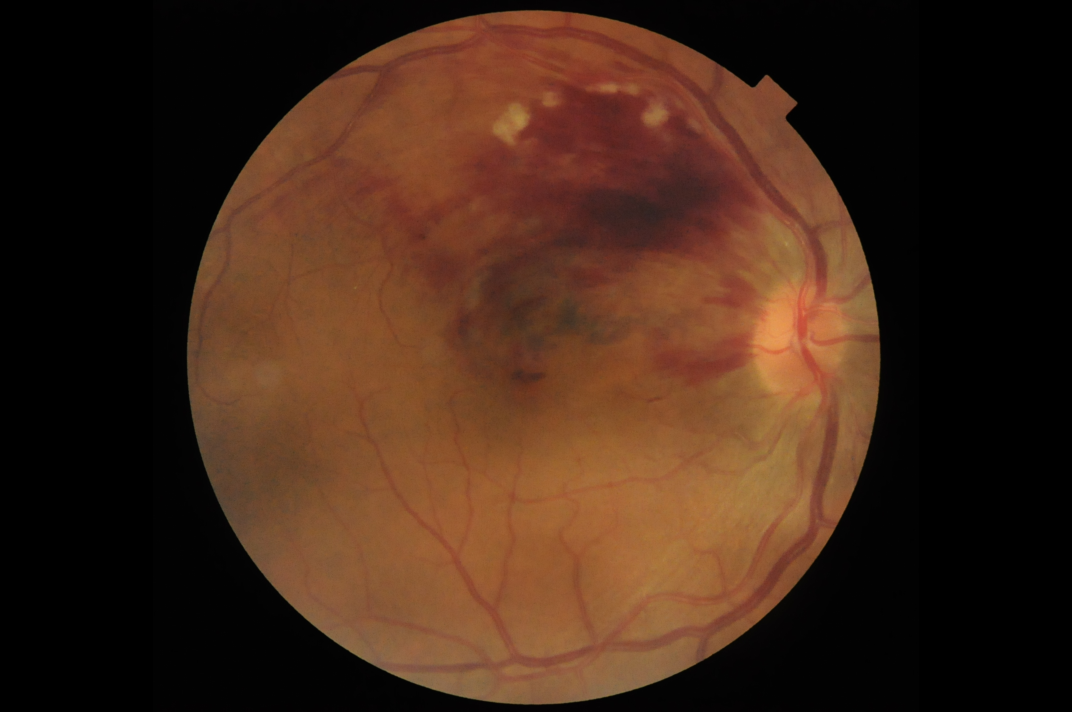
#> input picture data/Sample_imgs/BRVO/1009.png, 2144 x 1424 px (shown at 1/2 size); its folder holds only this picture in this run
$ python -i bloodvessels.py   (imports and definitions only)   (older library calls are emulated)
#> lines starting #> are read from the running program, lines starting #| are printed output that depends on the picture; after the words box and inside, x2 and y2 are one past the last pixel; in counts of white or black regions, pixels touching at a corner belong together
#> further down, picture is the input picture: shape (1424, 2144, 3); mean B, G, R 24.2, 39.4, 66
import cv2
import numpy as np
import os
import csv


def extract_bv(image):
	b,green_fundus,r = cv2.split(image)
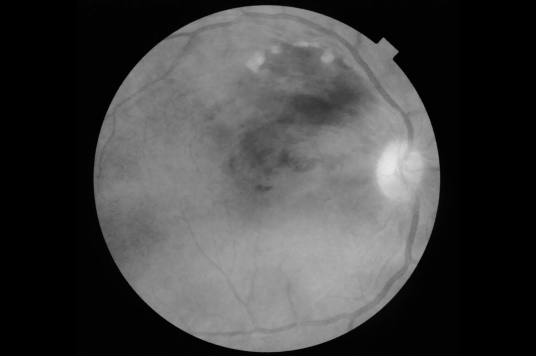
#> r: shape (1424, 2144) (shown at 1/4 size); min 0, max 234, mean 66
	clahe = cv2.createCLAHE(clipLimit=2.0, tileGridSize=(8,8))
	contrast_enhanced_green_fundus = clahe.apply(green_fundus)
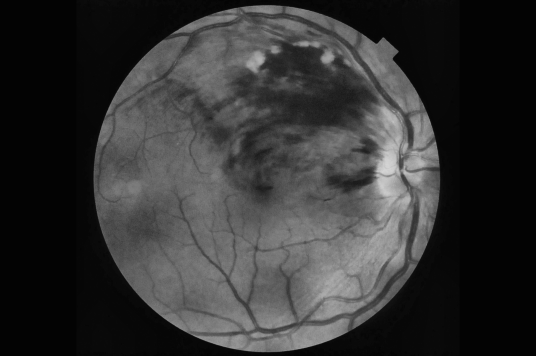
#> contrast_enhanced_green_fundus: shape (1424, 2144) (shown at 1/4 size); min 1, max 213, mean 50.7

	# applying alternate sequential filtering (3 times closing opening)
	r1 = cv2.morphologyEx(contrast_enhanced_green_fundus, cv2.MORPH_OPEN, cv2.getStructuringElement(cv2.MORPH_ELLIPSE,(5,5)), iterations = 1)
	R1 = cv2.morphologyEx(r1, cv2.MORPH_CLOSE, cv2.getStructuringElement(cv2.MORPH_ELLIPSE,(5,5)), iterations = 1)
	r2 = cv2.morphologyEx(R1, cv2.MORPH_OPEN, cv2.getStructuringElement(cv2.MORPH_ELLIPSE,(11,11)), iterations = 1)
	R2 = cv2.morphologyEx(r2, cv2.MORPH_CLOSE, cv2.getStructuringElement(cv2.MORPH_ELLIPSE,(11,11)), iterations = 1)
	r3 = cv2.morphologyEx(R2, cv2.MORPH_OPEN, cv2.getStructuringElement(cv2.MORPH_ELLIPSE,(23,23)), iterations = 1)
	R3 = cv2.morphologyEx(r3, cv2.MORPH_CLOSE, cv2.getStructuringElement(cv2.MORPH_ELLIPSE,(23,23)), iterations = 1)
	f4 = cv2.subtract(R3,contrast_enhanced_green_fundus)
	f5 = clahe.apply(f4)

	# removing very small contours through area parameter noise removal
	ret,f6 = cv2.threshold(f5,15,255,cv2.THRESH_BINARY)
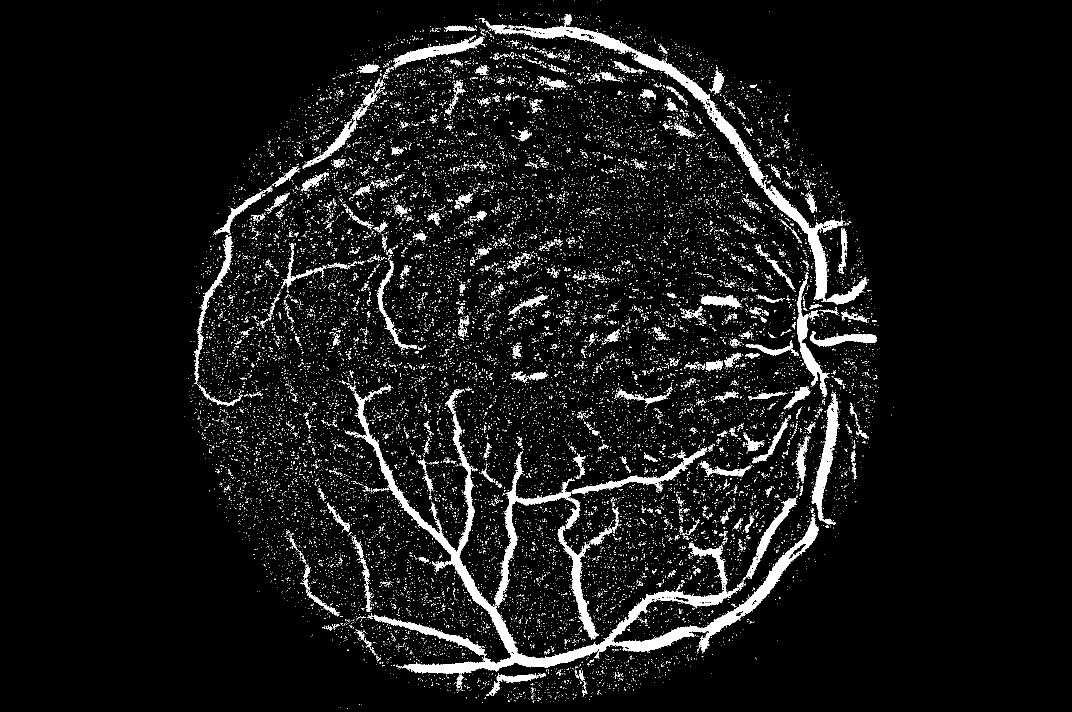
#> f6: shape (1424, 2144) (shown at 1/2 size); 6.5% white; 20812 white regions (20254 under 20 px)
	mask = np.ones(f5.shape[:2], dtype="uint8") * 255
	im2, contours, hierarchy = cv2.findContours(f6.copy(),cv2.RETR_LIST,cv2.CHAIN_APPROX_SIMPLE)
#> contours = 21865 contours, 21534 with area under 20; largest, box (x1, y1, x2, y2) and area: (709, 786, 1638, 1349) 34922, (957, 28, 1735, 610) 17558, (989, 909, 1161, 1216) 4847, (1622, 787, 1679, 1050) 4241, (1115, 1052, 1198, 1279) 3219
	for cnt in contours:
		if cv2.contourArea(cnt) <= 200:
			cv2.drawContours(mask, [cnt], -1, 0, -1)
#> this loop made 21865 passes
#> cnt on passes 1 to 3: [[694, 1417], [695, 1417]], [[681, 1414]], [[722, 1408]]
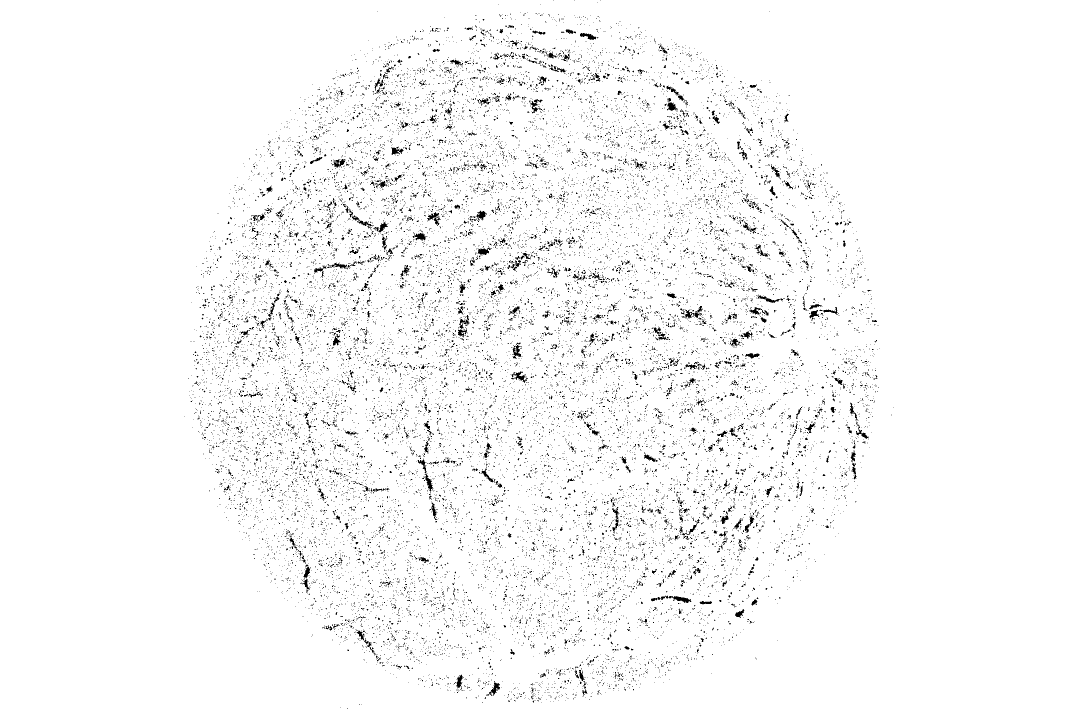
#> mask: shape (1424, 2144) (shown at 1/2 size); 97% white; black in thin lines or dots, all inside (x1, y1, x2, y2) = (369, 0, 1787, 1418)
	im = cv2.bitwise_and(f5, f5, mask=mask)
	ret,fin = cv2.threshold(im,15,255,cv2.THRESH_BINARY_INV)
#> fin: shape (1424, 2144); 96.4% white; 189 black regions (104 under 20 px), largest, box (x1, y1, x2, y2) and area: (709, 786, 1638, 1349) 34697, (1414, 200, 1687, 600) 8690, (1004, 28, 1420, 218) 7320
	newfin = cv2.erode(fin, cv2.getStructuringElement(cv2.MORPH_ELLIPSE,(3,3)), iterations=1)
#> newfin: shape (1424, 2144); 95.4% white; 55 black regions (1 under 20 px), largest, box (x1, y1, x2, y2) and area: (708, 769, 1639, 1350) 63301, (956, 27, 1736, 611) 21619, (1621, 786, 1680, 1051) 5276

	# removing blobs of unwanted bigger chunks taking in consideration they are not straight lines like blood
	#vessels and also in an interval of area
	fundus_eroded = cv2.bitwise_not(newfin)
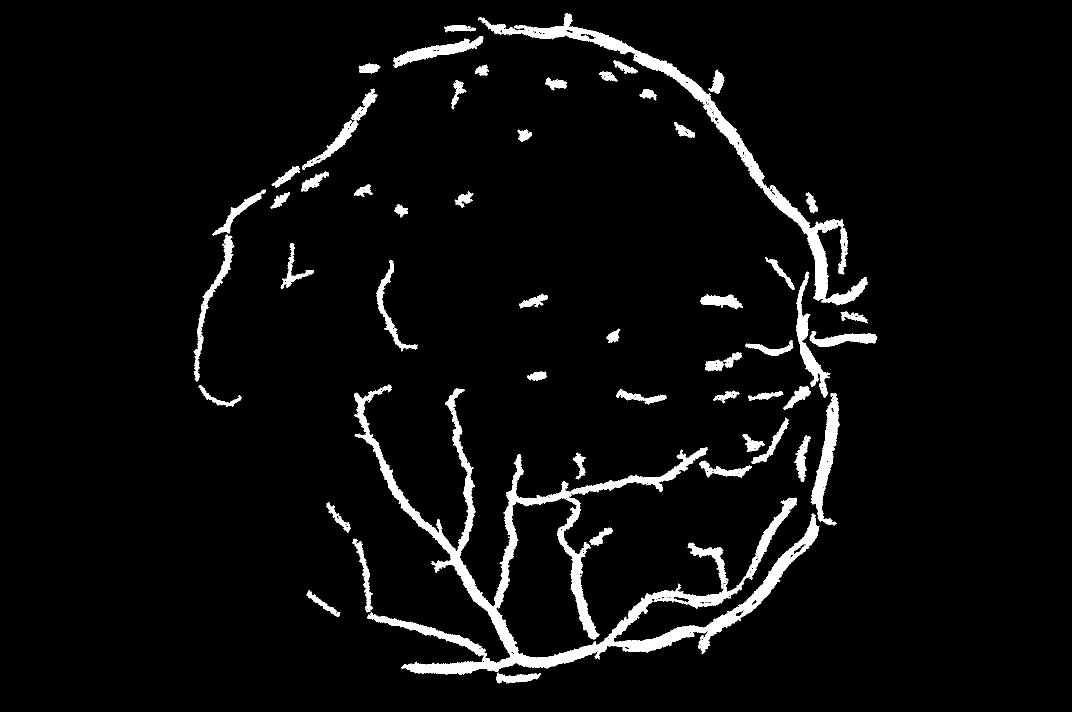
#> fundus_eroded: shape (1424, 2144) (shown at 1/2 size); 4.6% white; 55 white regions (1 under 20 px), largest, box (x1, y1, x2, y2) and area: (708, 769, 1639, 1350) 63301, (956, 27, 1736, 611) 21619, (1621, 786, 1680, 1051) 5276
#> (the run stopped early here; a loop or call above may not have finished)

$ run again, on data/Sample_imgs/BRVO/1278.png
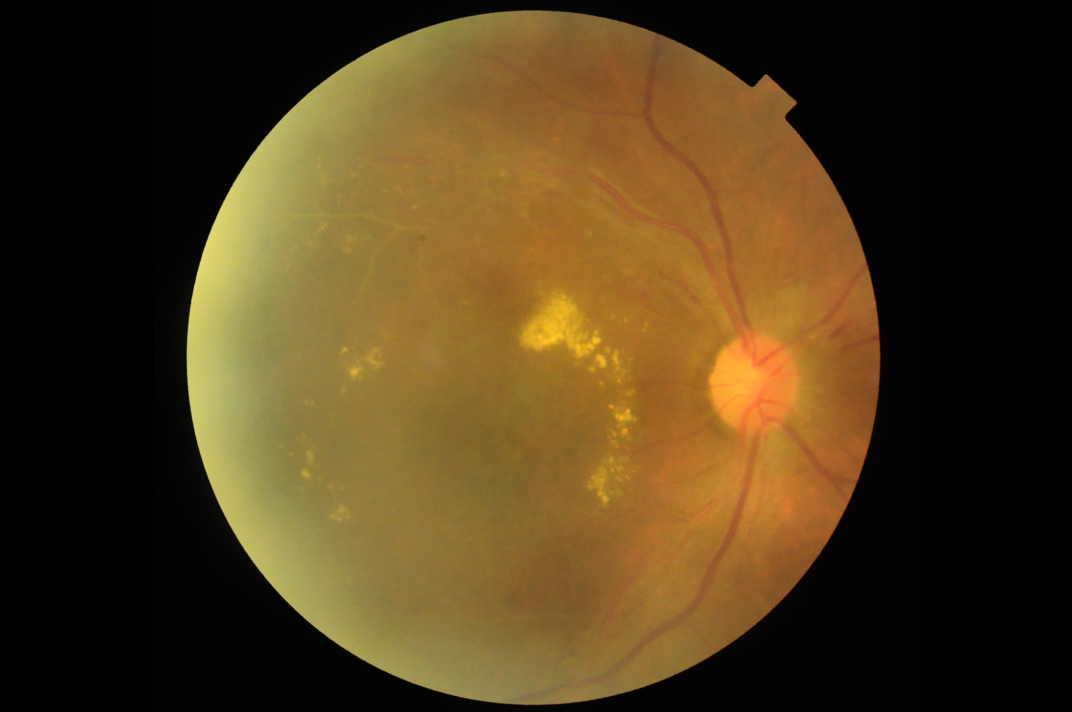
#> input picture data/Sample_imgs/BRVO/1278.png, 2144 x 1424 px (shown at 1/2 size)
#> picture is the input picture: shape (1424, 2144, 3); mean B, G, R 27, 59.5, 78.8
#> in extract_bv, `ret,f6 = cv2.threshold(f5,15,255,cv2.THRESH_BINARY)`:
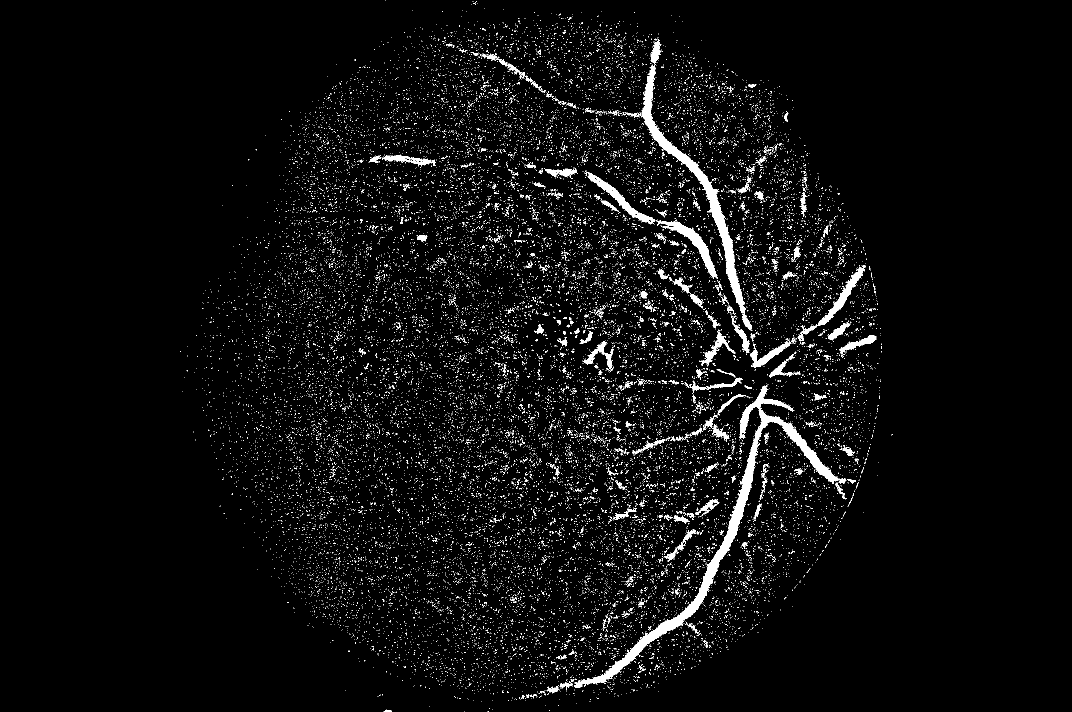
#> f6: shape (1424, 2144) (shown at 1/2 size); 3.7% white; 25531 white regions (25261 under 20 px)
#> contours = 25992 contours, 25842 with area under 20; largest, box (x1, y1, x2, y2) and area: (1148, 771, 1693, 1376) 14618, (1279, 130, 1492, 627) 8184, (1312, 441, 1436, 558) 2323, (1595, 530, 1732, 683) 1950, (1170, 343, 1311, 447) 1916
#> the loop in extract_bv, `for cnt in contours:` made 25992 passes
#> cnt on passes 1 to 3: [[929, 1423]], [[975, 1422], [977, 1422]], [[1098, 1420], [1098, 1421]]
#> fin: shape (1424, 2144); 98.6% white; 85 black regions (51 under 20 px), largest, box (x1, y1, x2, y2) and area: (1148, 771, 1693, 1376) 15495, (1279, 130, 1492, 627) 8641, (1312, 441, 1436, 558) 2422
#> newfin: shape (1424, 2144); 98.3% white; 22 black regions, largest, box (x1, y1, x2, y2) and area: (1147, 770, 1694, 1377) 18548, (1278, 82, 1505, 663) 11190, (1169, 342, 1437, 559) 5347
#> in extract_bv, `fundus_eroded = cv2.bitwise_not(newfin)`:
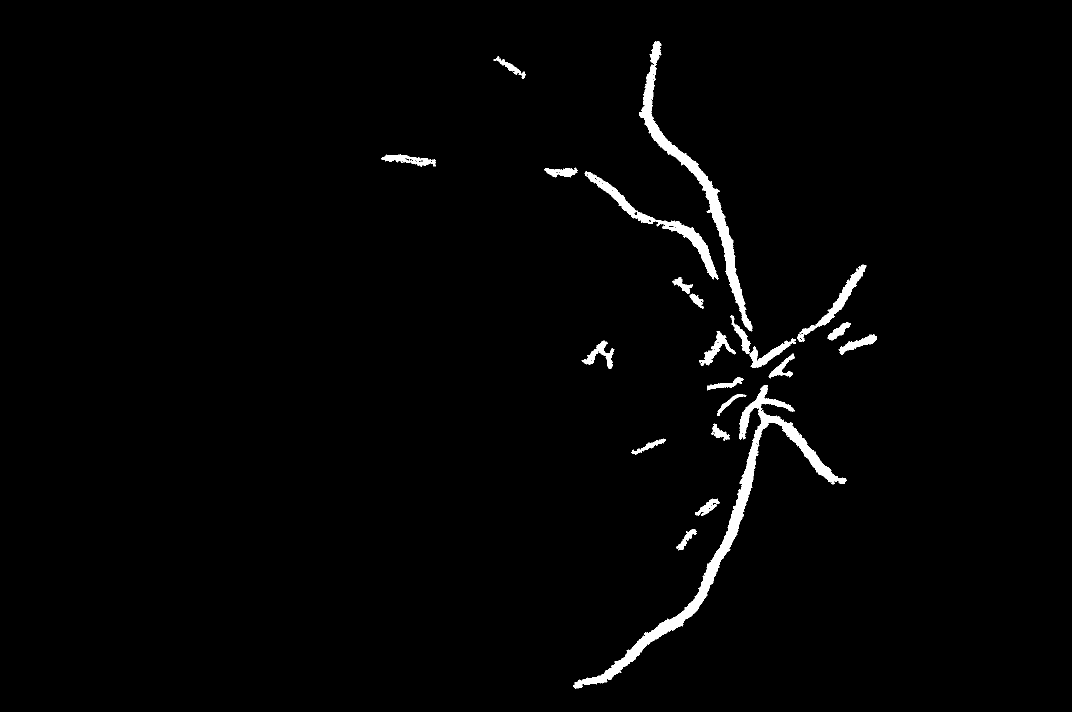
#> fundus_eroded: shape (1424, 2144) (shown at 1/2 size); 1.7% white; 22 white regions, largest, box (x1, y1, x2, y2) and area: (1147, 770, 1694, 1377) 18548, (1278, 82, 1505, 663) 11190, (1169, 342, 1437, 559) 5347

$ run again, on data/Sample_imgs/BRVO/1289.png
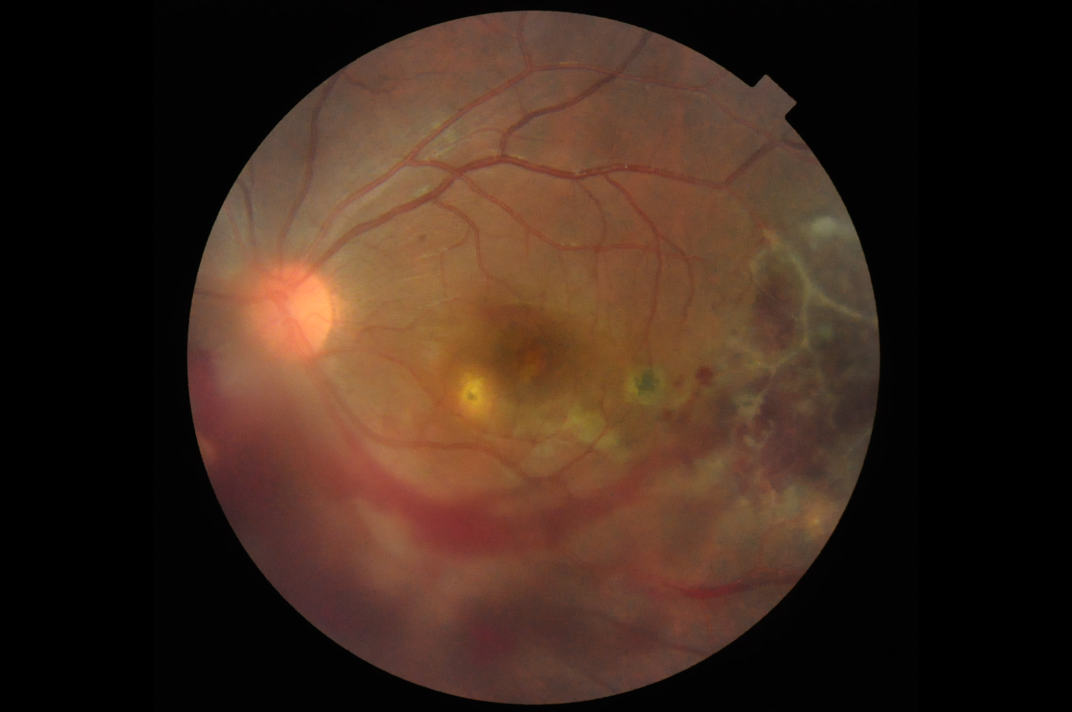
#> input picture data/Sample_imgs/BRVO/1289.png, 2144 x 1424 px (shown at 1/2 size)
#> picture is the input picture: shape (1424, 2144, 3); mean B, G, R 27.7, 39.2, 59.8
#> in extract_bv, `ret,f6 = cv2.threshold(f5,15,255,cv2.THRESH_BINARY)`:
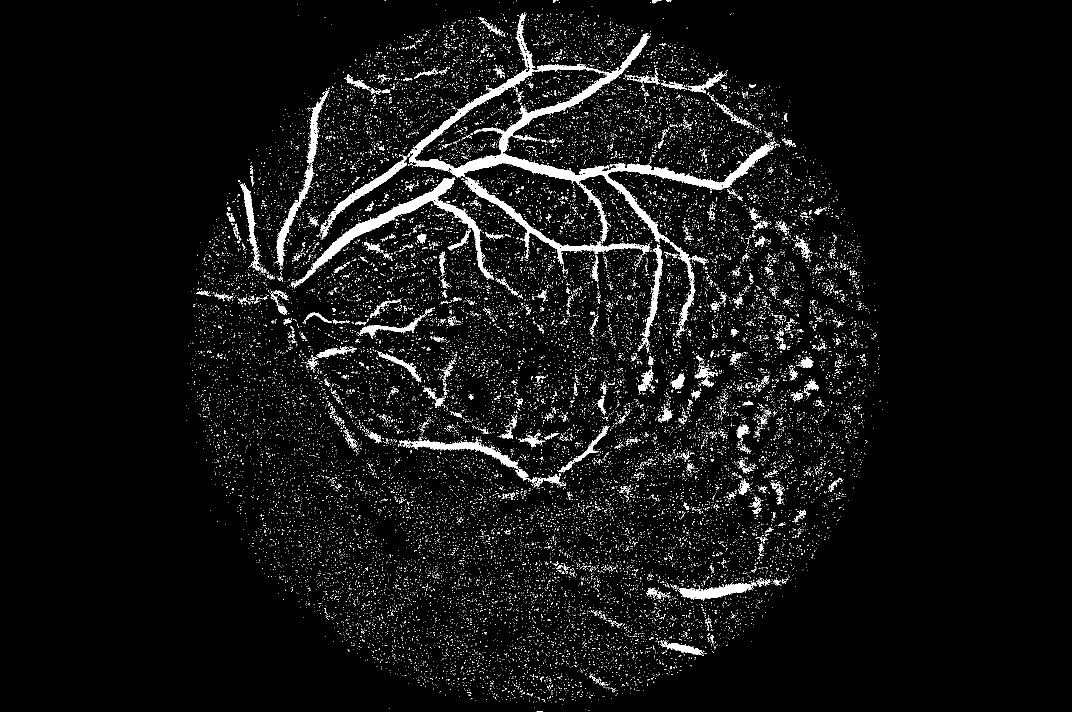
#> f6: shape (1424, 2144) (shown at 1/2 size); 5.1% white; 26291 white regions (25886 under 20 px)
#> contours = 27280 contours, 27036 with area under 20; largest, box (x1, y1, x2, y2) and area: (818, 27, 1548, 529) 55367, (829, 137, 1217, 338) 26395, (582, 354, 988, 577) 8006, (798, 873, 1057, 962) 2792, (640, 307, 820, 479) 2650
#> the loop in extract_bv, `for cnt in contours:` made 27280 passes
#> cnt on passes 1 to 3: [[1072, 1423]], [[1083, 1422], [1083, 1423], [1085, 1423], [1084, 1422]], [[1074, 1422], [1074, 1423], [1081, 1423], [1080, 1422]]
#> fin: shape (1424, 2144); 97.8% white; 189 black regions (124 under 20 px), largest, box (x1, y1, x2, y2) and area: (818, 27, 1546, 529) 29856, (608, 354, 988, 560) 8392, (798, 873, 1057, 962) 2907
#> newfin: shape (1424, 2144); 97.1% white; 34 black regions, largest, box (x1, y1, x2, y2) and area: (639, 26, 1549, 673) 44976, (581, 353, 989, 578) 10149, (551, 180, 659, 532) 4894
#> in extract_bv, `fundus_eroded = cv2.bitwise_not(newfin)`:
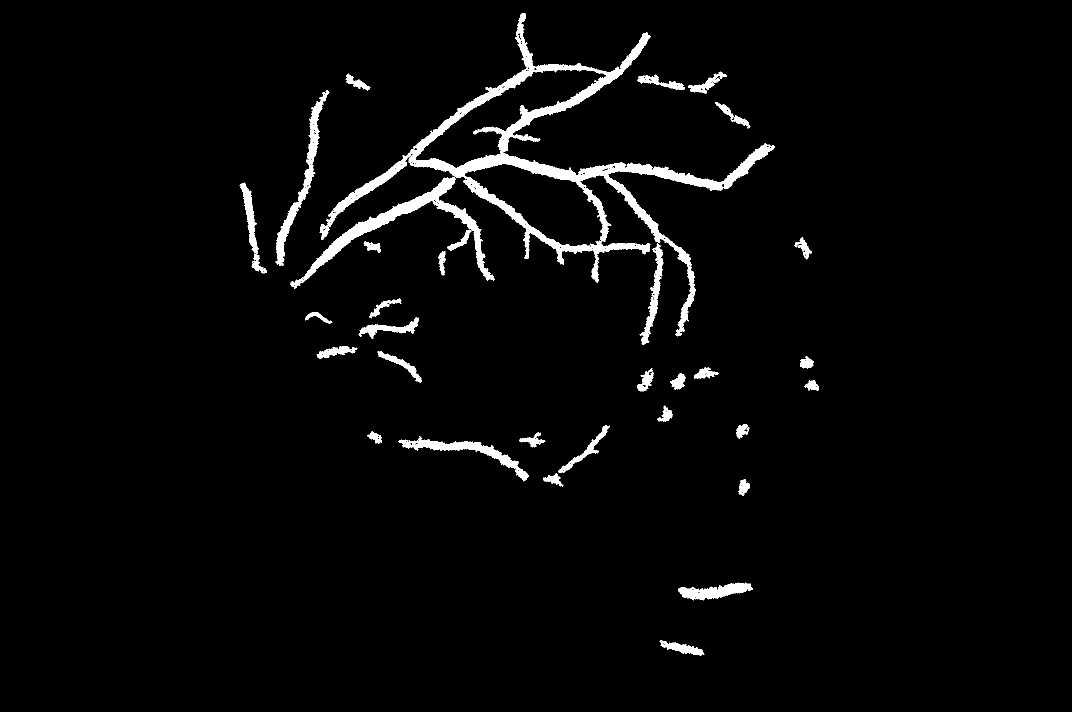
#> fundus_eroded: shape (1424, 2144) (shown at 1/2 size); 2.9% white; 34 white regions, largest, box (x1, y1, x2, y2) and area: (639, 26, 1549, 673) 44976, (581, 353, 989, 578) 10149, (551, 180, 659, 532) 4894
